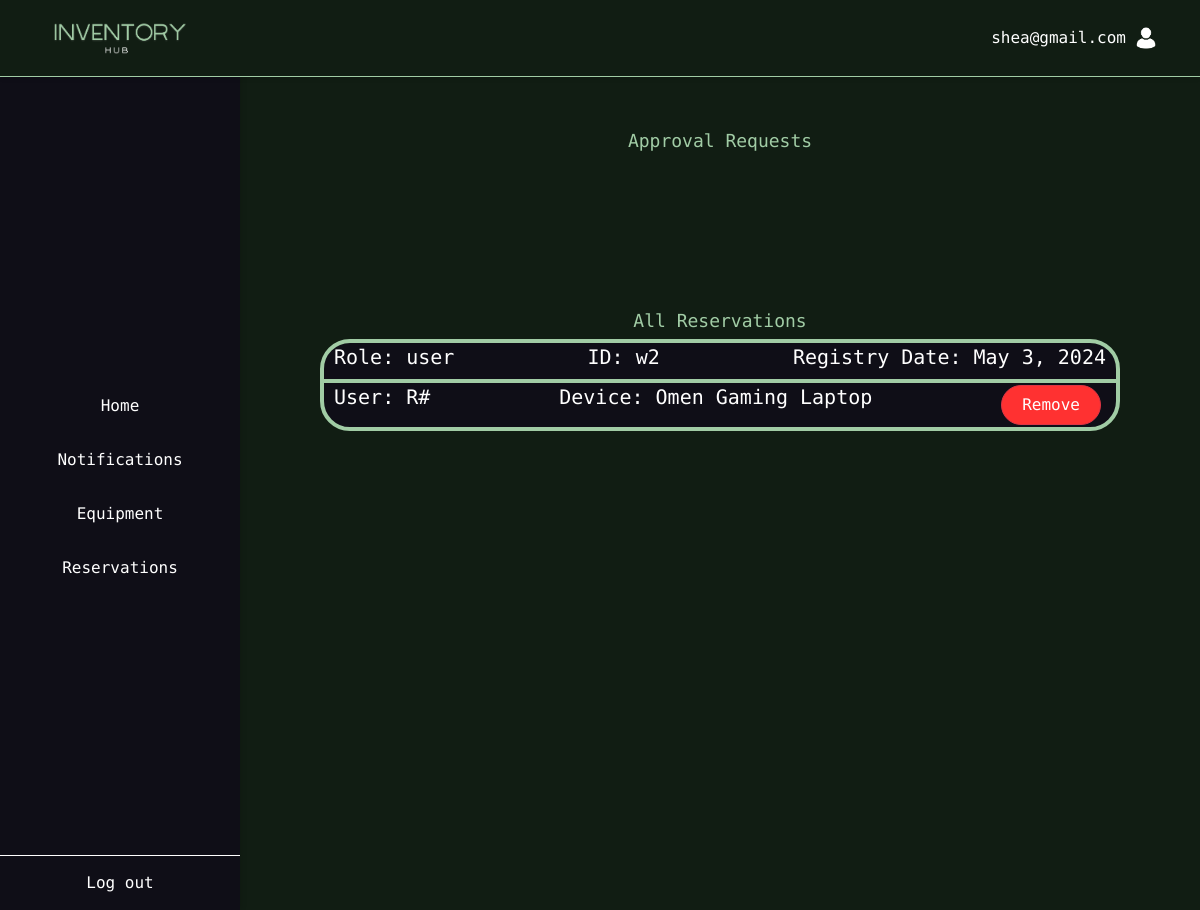
Page /reservations/ (signed in) on the committed database.
### InventoryManagement/models.py (models this page shows, shortened)
class CustomUser(AbstractUser):
    username = models.CharField(max_length=255, unique=True, blank=False)
    USERNAME_FIELD = 'email'
    REQUIRED_FIELDS = ['username', 'first_name', 'last_name']
    email = models.EmailField(unique=True)
    phone = models.CharField(max_length=20)
    role = models.ForeignKey(Role, on_delete=models.SET(get_user_role), default=get_user_role)
    objects = CustomUserManager()

class Booking(models.Model):
    device = models.ForeignKey(Device, on_delete=models.CASCADE)
    user = models.ForeignKey(settings.AUTH_USER_MODEL, on_delete=models.CASCADE)
    booking_req_date = models.DateField()
    booking_status = models.CharField(max_length=50)
    status_change_date = models.DateTimeField(auto_now_add=True)
    collected_status = models.BooleanField(default=False)
    collected_date = models.DateTimeField(null=True, blank=True)
    device_exp_ret_date = models.DateField()
    device_act_ret_date = models.DateField(null=True, blank=True)

class Role(models.Model):
    ROLE_CHOICES = (
        ('user', 'User'),
        ('admin', 'Admin'),
    )
    role_name = models.CharField(max_length=50, choices=ROLE_CHOICES)
    role_desc = models.CharField(max_length=200, null=True, blank=True)
    def __str__(self):
        return self.role_name

class Device(models.Model):
    device_name = models.CharField(max_length=100)
    device_type = models.CharField(max_length=50)
    device_desc = models.CharField(max_length=200, null=True, blank=True)
    device_status = models.BooleanField(default=False)  # Changed from CharField to BooleanField
    location = models.ForeignKey(Location, on_delete=models.CASCADE)
    config = models.ForeignKey('DeviceConfig', on_delete=models.CASCADE, null=False, blank=False)
    return_day = models.IntegerField(default=0)

### InventoryManagement/views.py (the view)
# urls.py: path("reservations/", views.reservations, name="reservations"),
@login_required
def reservations(request):
    bookings = Booking.objects.filter(booking_status="requested")
    all_bookings = Booking.objects.all()
    all_bookings = all_bookings.exclude(booking_status="requested")
    return render(request, "reservations.html", { "bookings": bookings, "all_bookings": all_bookings });

### InventoryManagement/templates/reservations.html (shortened to what this page needs)
{% extends "base.html" %}
{% load static %}
{% block styles %}
    <link rel="stylesheet" href={% static "/css/reservations.css" %}>
    <link rel="stylesheet" href={% static "/css/basscss.css" %}>
{% endblock %}
{% block content %}
  <div class="rsv-root">
    <h3 class="mx-auto mb-2 simple-hd">
      Approval Requests
    </h3>
</div>
    <div class="rsv-root">
    <h3 class="mx-auto mb-2 simple-hd">
      All Reservations
    </h3>
  {% for booking in all_bookings %}
      <div class="rsv-block">
          <div class="rsv-inner flex">
            <h5>
              Role: {{ booking.user.role }}
            </h5>
            <h5 class="ml-auto">
              ID: w{{ booking.user.id }}
            </h5>
            <h5 class="ml-auto">
              Registry Date: {{ booking.booking_req_date }}
            </h5>
          </div>
          <div class="rsv-body flex">
            <h5>
              User: R#{{ booking.user.user.id }}
            </h5>
            <h5 class="ml-auto">
              Device: {{ booking.device.device_name }}
            </h5>
                 <div class="my-auto ml-auto">
              <form method="post" action="{% url 'delete_booking' booking.id %}">
                <button type="submit" class="btn btn-danger">Remove</button>
              </form>
            </div>
          </div>
        </div>
  {% endfor %}
    </div>d
{% endblock %}

### InventoryManagement/templates/base.html (shortened to what this page needs)
<!DOCTYPE html>
<html lang="en">
<head>
    {% load static %}
    <link href="https://stackpath.bootstrapcdn.com/bootstrap/4.3.1/css/bootstrap.min.css" rel="stylesheet">
    {% load django_bootstrap5 %}
    <link rel="stylesheet" href="{% static 'css/base.css' %}">
    {% block styles %}
        {% endblock %}
</head>
<body>
    <div class="top-bar">
        <div class="logo">
            <img src="{% static 'images/inventory.png' %}" alt="Logo" style="height: 40px;">
        </div>
            <div class="profile-info">
                {% block user_name %}
                    <p>{{ user.email }}</p>
                {% endblock user_name %}
                <img src="{% static "images/profile_icon.png" %}" alt="Profile">
            </div>
        </div>
    <div class="sidebar">
        {% if user.role.role_name == 'admin' %}
        <a href="{% url 'admin_home' %}">Home</a>
        {% elif user.role.role_name == "user" %}
        <a href="{% url 'user_home' %}">Home</a>
        {% endif %}
        <a href="{% url 'notifications' %}">Notifications</a>
        <a href="{% url 'equipment' %}">Equipment</a>
        {% if user.role.role_name == 'admin' %}
        <a href="{% url 'reservations' %}">Reservations</a>
        {% elif user.role.role_name == "user" %}
        <a href="{% url 'requests' %}">Reservations</a>
        {% endif %}
        <div class="logout">
            <a href={% url 'logout' %}>Log out</a>
        </div>
    </div>
    {% block content %}
    {% endblock content %}
</body>
</html>

### static/css/base.css (style rules this page uses)
body, html { margin: 0; font-family: "Source Code Pro", monospace; font-optical-sizing: auto; font-weight: 300; font-style: normal; background-color: rgb(17, 29, 19); height: 100%; }
.logo { width: 20%; align-items: center; text-align: center; }
.top-bar { background-color: rgb(17, 29, 19); box-shadow: 0 2px 4px rgba(0,0,0,0.1); display: flex; justify-content: space-between; align-items: center; padding: 1.5% 0%; position: fixed; width: 100%; top: 0; z-index: 1001; box-sizing: border-box; margin: auto; border-bottom: 1px solid rgb(161, 204, 165); }
.profile-info { display: flex; align-items: center; padding: 0 2%; }
.profile-info img { width: 40px; height: 40px; border-radius: 50%; margin-right: 10px; }
.profile-info p { margin: 0; font-size: 16px; color: white }
.sidebar { width: 20%; background-color: #0F0E17; color: white; position: fixed; top: 1.7cm; left: 0; bottom: 0; overflow-y: auto; display: flex; flex-direction: column; justify-content: center; z-index: 1000; box-shadow: 2px 0 5px rgba(0, 0, 0, 0.1); }
.sidebar a { padding: 15px 20px; text-decoration: none; font-size: 1rem; color: white; display: block; transition: background-color 0.3s; text-align: center; }
.logout { position: absolute; bottom: 0; width: 100%; text-align: center; border-top: 1px solid #fff; }
button { border: none; border-radius: 5px; padding: 10px 15px; cursor: pointer; margin-right: 5px; }
.simple-hd { color: #a1cca5; font-size: 18px; text-align: center; }

### static/css/reservations.css (style rules this page uses)
.my-auto { margin-top: auto; margin-bottom: auto; }
.rsv-root { align-items: center; border-radius: 30px; position: relative; margin-left: 27%; margin-top: 110px; padding: 20px 0; color: white; width: 66%; display: flex; flex-direction: column; }
.rsv-block { color: white; border-radius: 30px; border: 4px solid rgb(161, 204, 165); background-color: #0f0e17; width: 800px; }
.rsv-inner { padding: 2px 10px; }
.rsv-body { border: solid rgb(161, 204, 165); border-width: 4px 0 0 0; padding: 2px 10px; }
.btn { border-radius: 20px; padding: 0px 20px; height: 40px; color: #fff; }
.btn-danger { background-color: #ff3131; }
.simple-hd { color: #a1cca5; font-size: 18px; text-align: center; }
.my-auto { display: flex; flex-direction: row; }

### static/css/basscss.css (style rules this page uses)
.ml-auto { margin-left:auto }
.mr-auto,.mx-auto { margin-right:auto }
.mx-auto { margin-left:auto }
.flex { display:-webkit-box;display:-webkit-flex;display:-ms-flexbox;display:flex }

### rows in the picture
CustomUser: email "shea@gmail.com"
Booking: user.role "user", user.id "2", booking_req_date "May 3, 2024", device.device_name "Omen Gaming Laptop"
